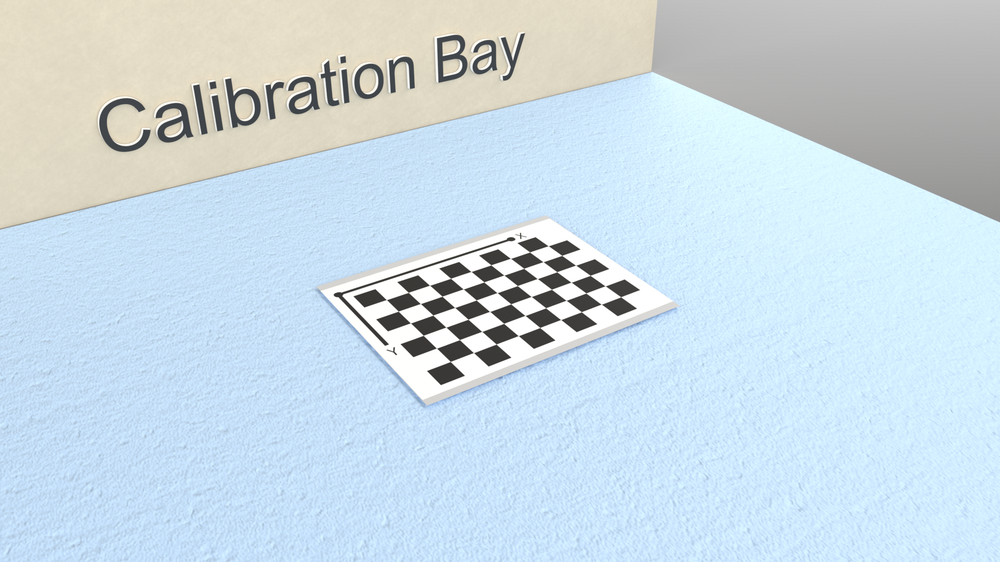
#> input picture images/chessboard/chessboard-Camera 1.png, 1000 x 562 px, shrunk from 1920 x 1080 before the run; its folder holds only this picture in this run
$ python calibration.py
#> lines starting #> are read from the running program, lines starting #| are printed output that depends on the picture; after the words box and inside, x2 and y2 are one past the last pixel; in counts of white or black regions, pixels touching at a corner belong together; long printed decimals are rounded
import numpy as np
import cv2
import glob


chessboard_size = (9, 6)
square_size = 8.8

objp = np.zeros((chessboard_size[0] * chessboard_size[1], 3), np.float32)
objp[:, :2] = np.mgrid[0:chessboard_size[0], 0:chessboard_size[1]].T.reshape(-1, 2) * square_size

objpoints = []  # 存储3D点
imgpoints = []  # 存储2D点


images = glob.glob('images/chessboard/*.png')

counter = 0
for img_path in images:
    img = cv2.imread(img_path)
#> img is the input picture: shape (562, 1000, 3); mean B, G, R 228.8, 218.5, 202
    gray = cv2.cvtColor(img, cv2.COLOR_BGR2GRAY)
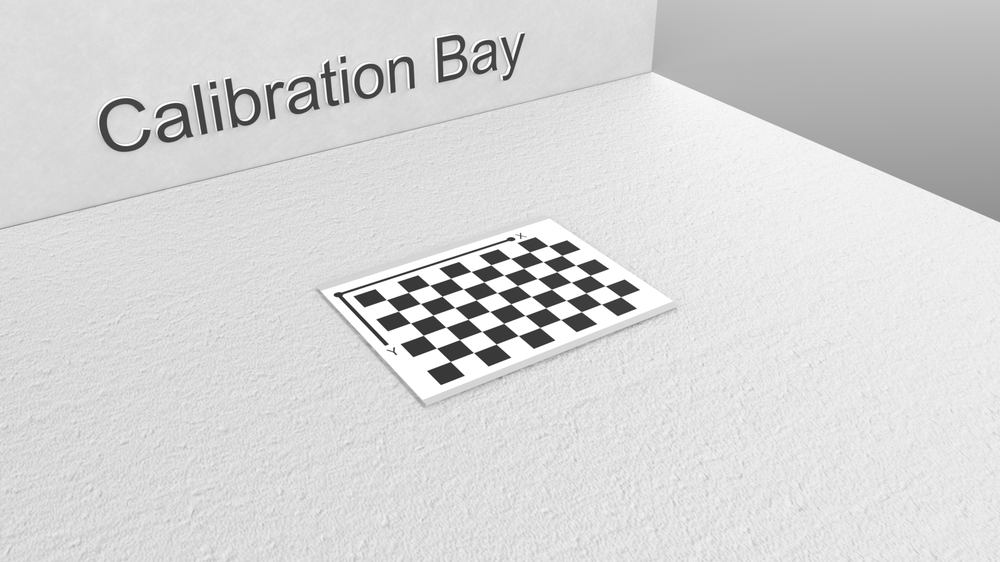
#> gray: shape (562, 1000); min 34, max 255, mean 214.8

    # 寻找角点
    ret, corners = cv2.findChessboardCorners(gray, chessboard_size, None)
#> ret = True; corners = 54 rows, first 8: [386.4, 299.6], [408.3, 292.4], [429.6, 285.3], [450.6, 278.3], [471, 271.5], [490.8, 264.8], [510.4, 258.4], [529.6, 252]

    # 如果找到了角点，将它们添加到存储的列表中
    if ret:
        objpoints.append(objp)
        imgpoints.append(corners)

        # Optional: Display detected corners
        cv2.drawChessboardCorners(img, chessboard_size, corners, ret)
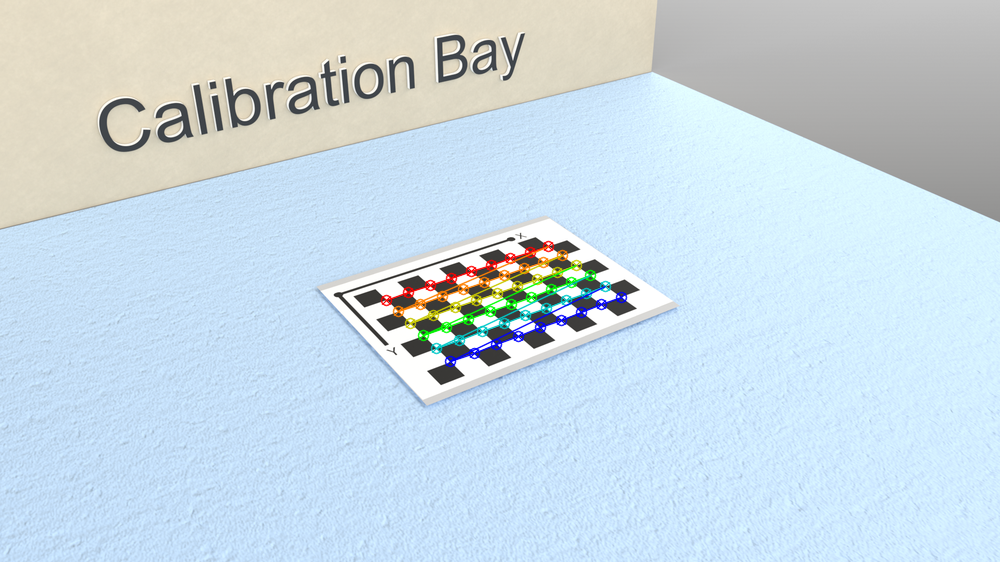
#> img: shape (562, 1000, 3); 1.6% of pixels changed, all inside (x1, y1, x2, y2) = (380, 240, 628, 368)
        # cv2.imshow('Corners', img)

        # Use a counter to save images with different names
        counter += 1
        filename = 'chessboard_{}.jpg'.format(counter)
        cv2.imwrite(filename, img)


cv2.destroyAllWindows()

# 进行相机校准
ret, mtx, dist, rvecs, tvecs = cv2.calibrateCamera(objpoints, imgpoints, gray.shape[::-1], None, None)
#> ret = 0.0956; mtx = [[765.2, 0, 511.5], [0, 544.5, 286.7], [0, 0, 1]]; dist = [[0.35, -27.63, 0.00144, 0.00498, 563.7]]; rvecs = ([-0.71, -0.227, -0.56],); tvecs = ([-44.23, 6.43, 269.9],)

print("Camera Matrix (内参矩阵):\n", mtx)
#| Camera Matrix (内参矩阵):
#|  [[765.189   0.         511.543]
#|  [  0.         544.505 286.694]
#|  [  0.           0.           1.        ]]
print("Distortion Coefficients (畸变系数):\n", dist)
#| Distortion Coefficients (畸变系数):
#|  [[ 3.50330955e-01 -2.76335591e+01  1.43909237e-03  4.97740002e-03
#|    5.63734892e+02]]

with open('camera_parameters.txt', 'w') as f:
    for line in mtx:
        np.savetxt(f, line, newline=' ')
        f.write('\n')
#> this loop made 3 passes

$ run again, on images/chessboard/chessboard-Camera 15.png
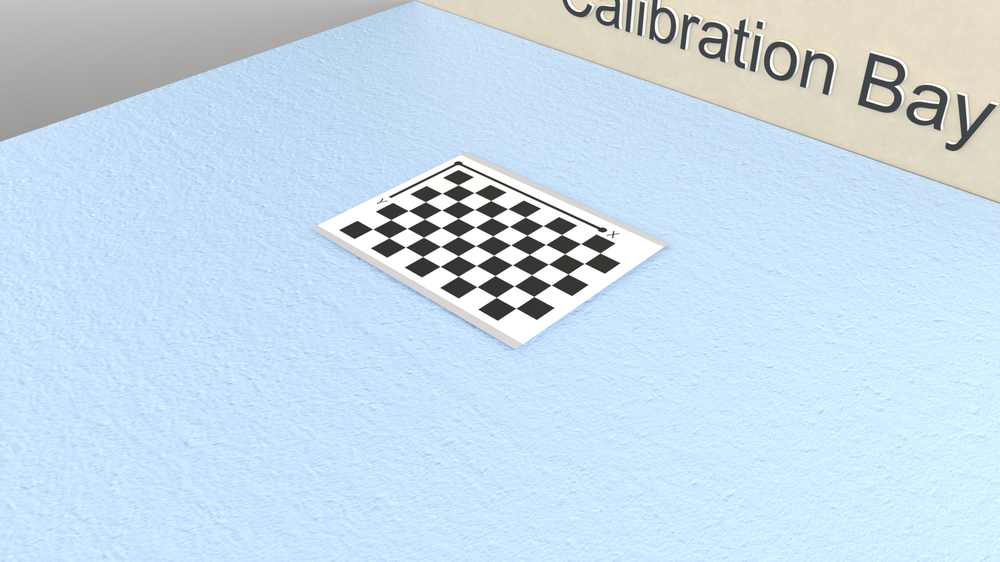
#> input picture images/chessboard/chessboard-Camera 15.png, 1000 x 562 px, shrunk from 1920 x 1080 before the run
#> img is the input picture: shape (562, 1000, 3); mean B, G, R 235.3, 219.6, 198.9
#> `gray = cv2.cvtColor(img, cv2.COLOR_BGR2GRAY)`:
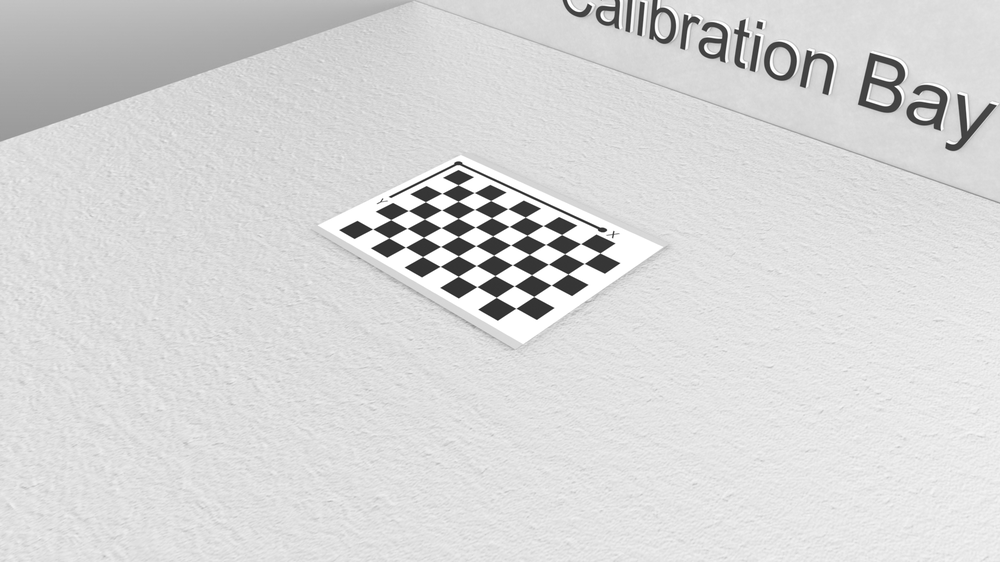
#> gray: shape (562, 1000); min 29, max 255, mean 215.2
#> `ret, corners = cv2.findChessboardCorners(gray, chessboard_size, None)`: ret = True; corners = 54 rows, first 8: [458.1, 184.8], [474.2, 192.6], [490.7, 200.5], [507.7, 208.6], [525.3, 217.1], [543.2, 225.6], [561.6, 234.5], [580.6, 243.6]
#> `cv2.drawChessboardCorners(img, chessboard_size, corners, ret)`:
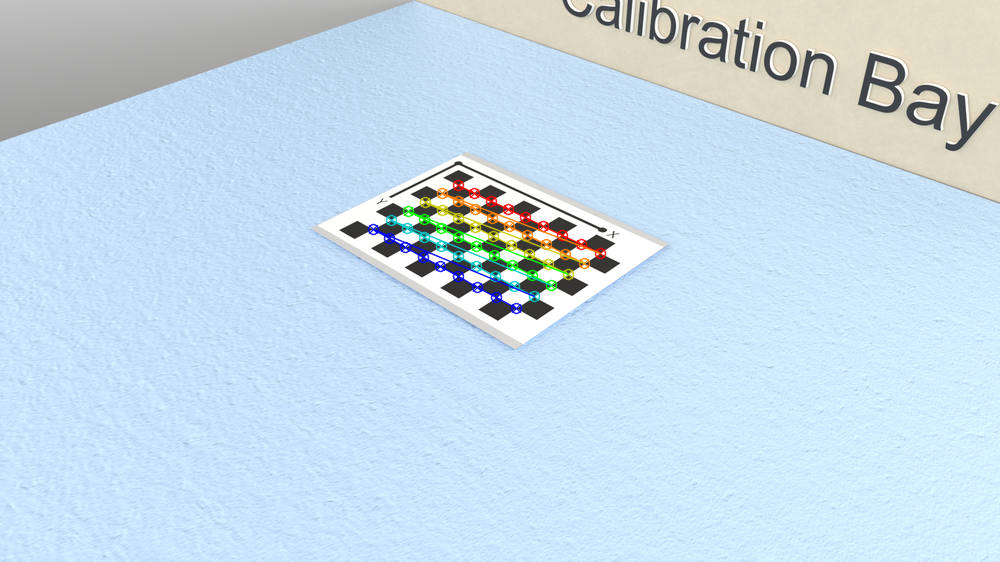
#> img: shape (562, 1000, 3); 1.55% of pixels changed, all inside (x1, y1, x2, y2) = (367, 179, 607, 315)
#> `ret, mtx, dist, rvecs, tvecs = cv2.calibrateCamera(objpoints, imgpoint..`: ret = 0.0937; mtx = [[374.1, 0, 498.4], [0, 230.3, 287.2], [0, 0, 1]]; dist = [[0.00178, 0.0778, 0.00181, -0.00131, -0.291]]; rvecs = ([-0.3, 0.122, 0.744],); tvecs = ([-15.77, -65.11, 146.3],)
#| Camera Matrix (内参矩阵):
#|  [[374.096   0.         498.400]
#|  [  0.         230.274 287.203]
#|  [  0.           0.           1.        ]]
#| Distortion Coefficients (畸变系数):
#|  [[ 0.001779  0.07784  0.001807  -0.001311 -0.2911]]
#> the loop `for line in mtx:` made 3 passes

$ run again, on images/chessboard/chessboard-Camera 10.png
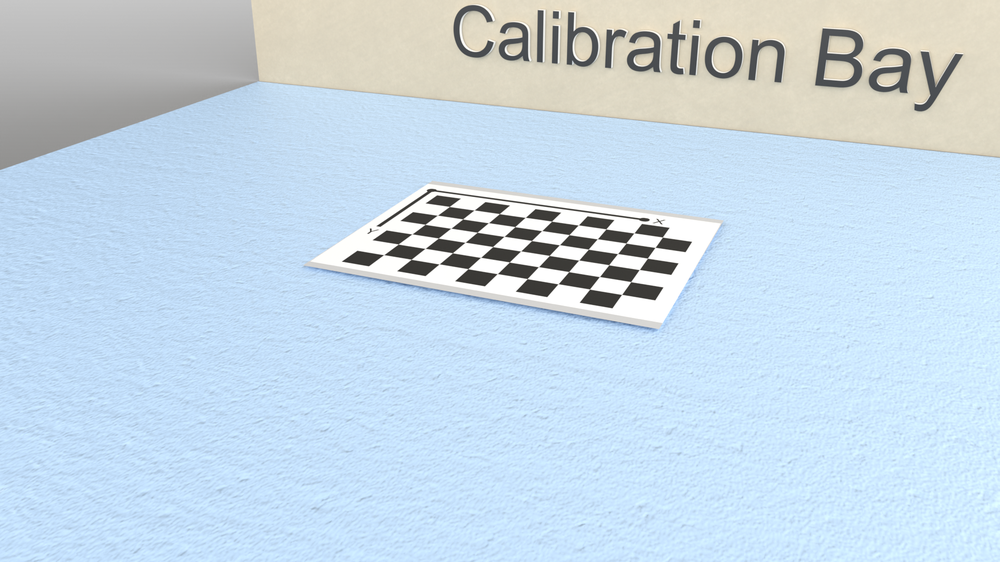
#> input picture images/chessboard/chessboard-Camera 10.png, 1000 x 562 px, shrunk from 1920 x 1080 before the run
#> img is the input picture: shape (562, 1000, 3); mean B, G, R 230.3, 216.5, 198.2
#> `gray = cv2.cvtColor(img, cv2.COLOR_BGR2GRAY)`:
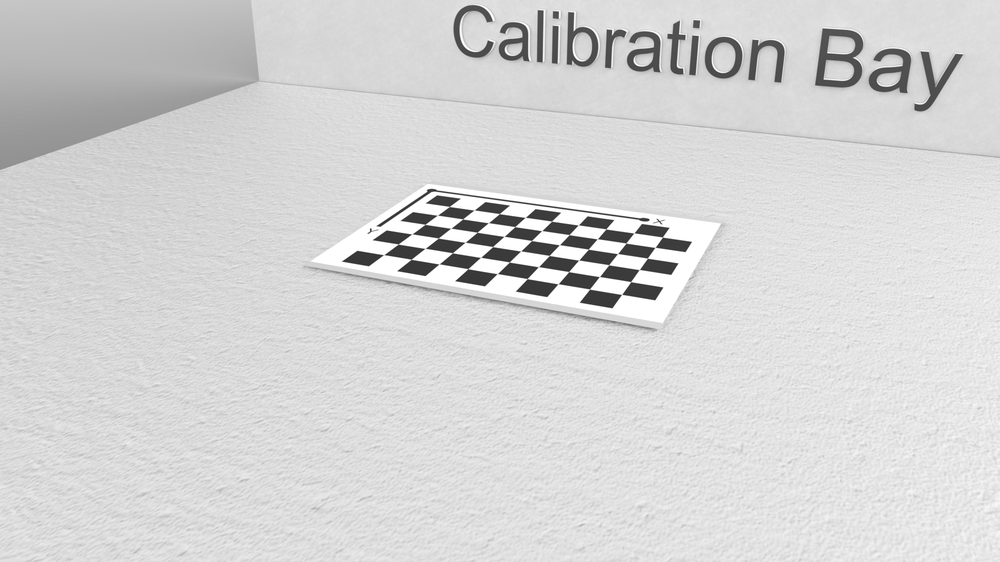
#> gray: shape (562, 1000); min 35, max 255, mean 212.6
#> `ret, corners = cv2.findChessboardCorners(gray, chessboard_size, None)`: ret = True; corners = 54 rows, first 8: [449.3, 206.5], [474, 210], [499.4, 213.6], [525.4, 217.4], [551.6, 221.2], [578.4, 224.9], [605.8, 228.9], [633.9, 232.9]
#> `cv2.drawChessboardCorners(img, chessboard_size, corners, ret)`:
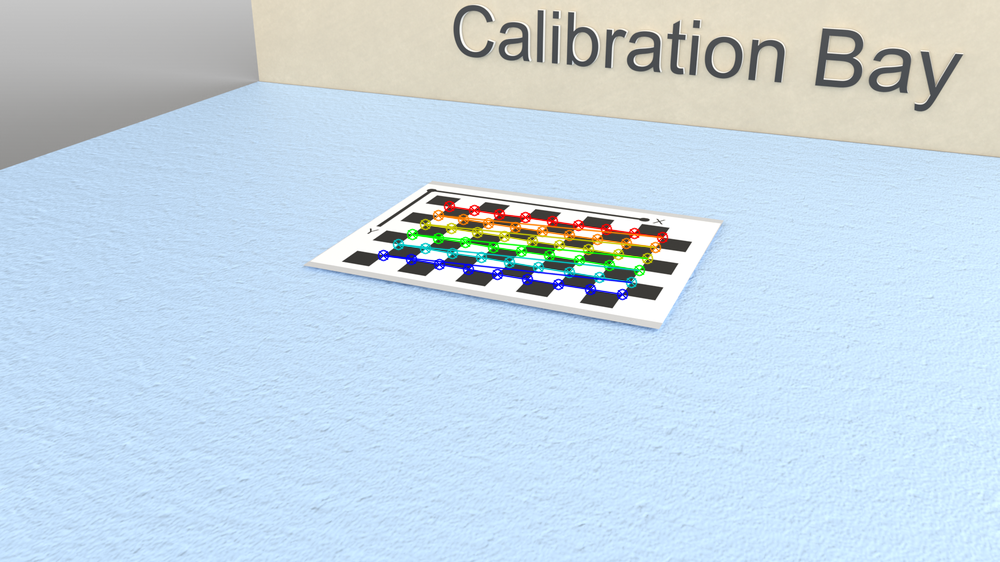
#> img: shape (562, 1000, 3); 1.87% of pixels changed, all inside (x1, y1, x2, y2) = (377, 200, 669, 301)
#> `ret, mtx, dist, rvecs, tvecs = cv2.calibrateCamera(objpoints, imgpoint..`: ret = 0.106; mtx = [[535.6, 0, 498.7], [0, 259.2, 290.8], [0, 0, 1]]; dist = [[-0.0219, 0.345, 0.00194, -0.00153, -1.45]]; rvecs = ([-0.517, 0.106, 0.384],); tvecs = ([-16, -56.56, 173.6],)
#| Camera Matrix (内参矩阵):
#|  [[535.599   0.         498.698]
#|  [  0.         259.176 290.775]
#|  [  0.           0.           1.        ]]
#| Distortion Coefficients (畸变系数):
#|  [[-0.02189  0.3452   0.00194 -0.001525 -1.446]]
#> the loop `for line in mtx:` made 3 passes
